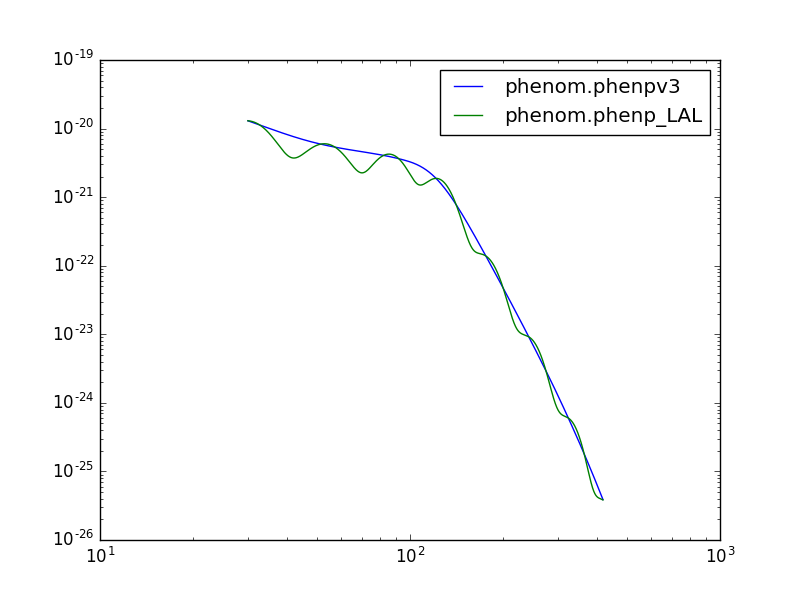

Write Python code to recreate this figure.
import phenom

import matplotlib
# matplotlib.use('MacOSX')
matplotlib.use('Agg')
import matplotlib.pyplot as plt
import numpy as np
from phenom.utils.utils import Constants, HztoMf


import phenom

import lal
import lalsimulation as lalsim

delta_f=1/16.
f_min=30.
f_ref = 30.

phenompv3 = phenom.Waveform(approximant="IMRPhenomPv3")
from copy import copy
phenpv3_1 = copy(phenompv3)


carl_params = {}
carl_params['a'] = {}
carl_params['b'] = {}
carl_params['c'] = {}
carl_params['d'] = {}



carl_params['a']['m1'] = 80.4782639
carl_params['a']['m2'] = 16.384655
carl_params['a']['chi1x'] = 0.062809065
carl_params['a']['chi1y'] = 0.528722703
carl_params['a']['chi1z'] = -0.77006942
carl_params['a']['chi2x'] = -0.102698207
carl_params['a']['chi2y'] = -0.0977499112
carl_params['a']['chi2z'] = -0.0815029368
carl_params['a']['thetaJ'] = 2.85646439



# carl_params['a']['Mtot'] = 65.054
# carl_params['a']['eta'] = 0.15
# carl_params['a']['chi1'] = -0.773
# carl_params['a']['chi2'] = 0.054
# carl_params['a']['chip'] = -0.161
# carl_params['a']['thetaJ'] = -0.44
# carl_params['a']['alpha0'] = -0.039

# carl_params['a']['Mtot'] = 62.748
# carl_params['a']['eta'] = 0.144
# carl_params['a']['chi1'] = -0.772
# carl_params['a']['chi2'] = -0.153
# carl_params['a']['chip'] = -0.134
# carl_params['a']['thetaJ'] = 1.084
# carl_params['a']['alpha0'] = 2.773


# carl_params['a']['m1'], carl_params['a']['m2'] = phenom.utils.m1_m2_M_eta( carl_params['a']['Mtot'], carl_params['a']['eta'] )

# carl_params['a']['chi1x'] = np.cos(carl_params['a']['alpha0']) * carl_params['a']['chip']
# carl_params['a']['chi1y'] = np.sin(carl_params['a']['alpha0']) * carl_params['a']['chip']

# carl_params['b']['Mtot'] =
# carl_params['b']['eta'] =
# carl_params['b']['chi1'] =
# carl_params['b']['chi2'] =
# carl_params['b']['chip'] =
# carl_params['b']['thetaJ'] =
# carl_params['b']['alpha0'] =

phenpv3_1.input_params['m1']=carl_params['a']['m1']
phenpv3_1.input_params['m2']=carl_params['a']['m2']
# phenpv3_1.input_params['chi1z']=carl_params['a']['chi1']
# phenpv3_1.input_params['chi2z']=carl_params['a']['chi2']
# phenpv3_1.input_params['chi1x']=carl_params['a']['chi1x']
# phenpv3_1.input_params['chi1y']=carl_params['a']['chi1y']
phenpv3_1.input_params['chi1x']=carl_params['a']['chi1x']
phenpv3_1.input_params['chi1y']=carl_params['a']['chi1y']
phenpv3_1.input_params['chi1z']=carl_params['a']['chi1z']
phenpv3_1.input_params['chi2x']=carl_params['a']['chi2x']
phenpv3_1.input_params['chi2y']=carl_params['a']['chi2y']
phenpv3_1.input_params['chi2z']=carl_params['a']['chi2z']

phenpv3_1.input_params['inclination']=carl_params['a']['thetaJ']
phenpv3_1.input_params['f_min']=f_min
phenpv3_1.input_params['delta_f']=delta_f
phenpv3_1.input_params['fRef']=f_ref
#phenomp_v3 waveform generator
phenpv3_1.phenompv3(phenpv3_1.input_params)

# print dir(phenpv3_1)

ph_phpLAL = phenom.Waveform(approximant='IMRPhenomPv2_LAL',
                            m1=carl_params['a']['m1'],
                            m2=carl_params['a']['m2'],
                            chi1x=carl_params['a']['chi1x'],
                            chi1y=carl_params['a']['chi1y'],
                            chi1z=carl_params['a']['chi1z'],
                            chi2x=carl_params['a']['chi2x'],
                            chi2y=carl_params['a']['chi2y'],
                            chi2z=carl_params['a']['chi2z'],
                            delta_f=delta_f,
                            f_min=f_min,
                            fRef=f_ref,
                            inclination=carl_params['a']['thetaJ'])

plt.figure()
plt.plot(phenpv3_1.flist_Hz, np.absolute(phenpv3_1.hptilde), label='phenom.phenpv3')
plt.plot(ph_phpLAL.flist_Hz, np.absolute(ph_phpLAL.hptilde), label='phenom.phenp_LAL')
plt.xscale('log')
plt.yscale('log')
plt.legend(loc='best')
plt.savefig('./test.png')
